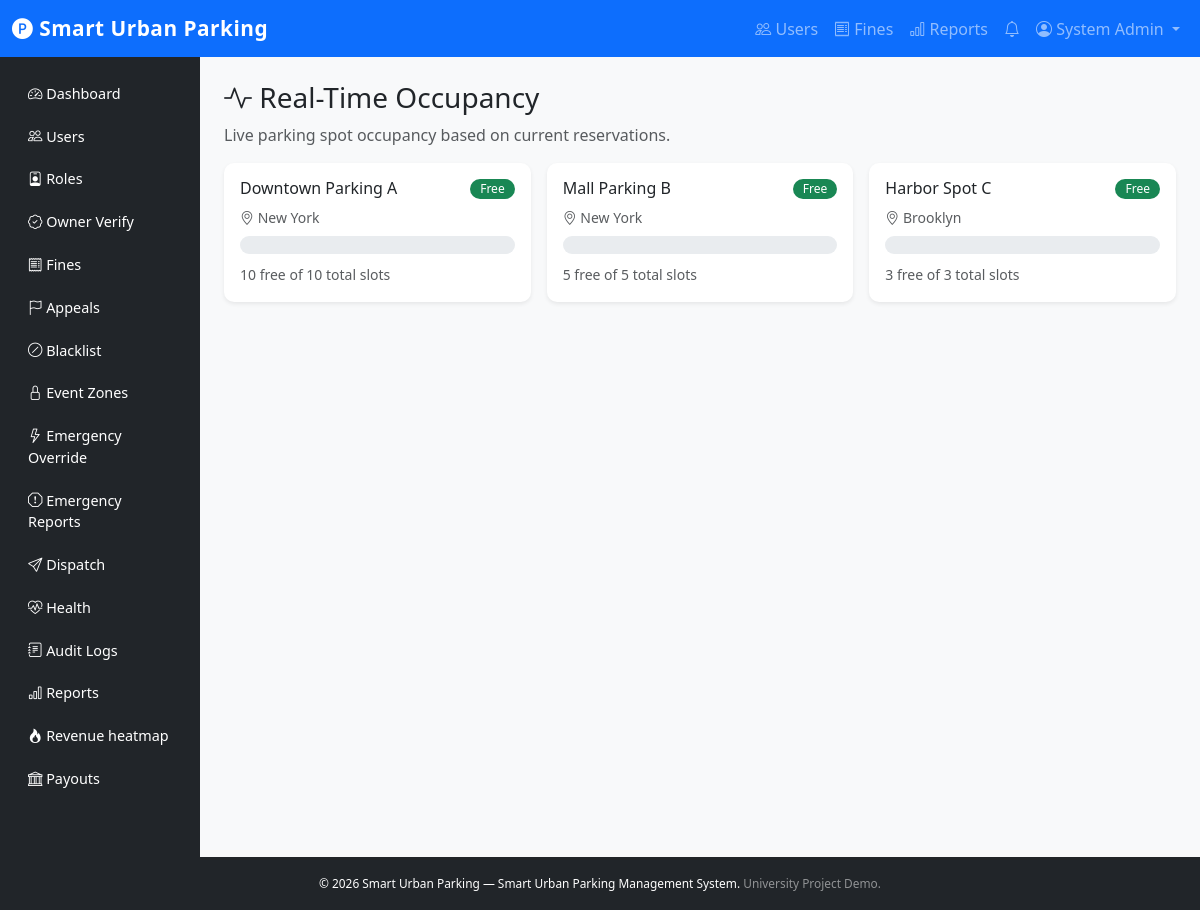
The page /src/public/index.php?page=occupancy (signed in) on the database its author committed.
### tables this page shows
CREATE TABLE parking_spots (
    id INT UNSIGNED AUTO_INCREMENT PRIMARY KEY,
    owner_id INT UNSIGNED NOT NULL,
    name VARCHAR(100) NOT NULL,
    address VARCHAR(255) NOT NULL,
    city VARCHAR(100) NOT NULL,
    latitude DECIMAL(10,7) DEFAULT NULL,
    longitude DECIMAL(10,7) DEFAULT NULL,
    type ENUM('public','private','reserved') NOT NULL DEFAULT 'public',
    price_per_hour DECIMAL(8,2) NOT NULL DEFAULT 0.00,
    total_slots INT UNSIGNED NOT NULL DEFAULT 1,
    available_slots INT UNSIGNED NOT NULL DEFAULT 1,
    ev_support TINYINT(1) NOT NULL DEFAULT 0,
    status ENUM('active','inactive','maintenance','locked','owner-use') NOT NULL DEFAULT 'active',
    description TEXT DEFAULT NULL,
    image VARCHAR(255) DEFAULT NULL,
    max_vehicle_height_m DECIMAL(5,2) DEFAULT NULL COMMENT 'Max vehicle height (meters) the spot accepts',
    max_vehicle_width_m DECIMAL(5,2) DEFAULT NULL COMMENT 'Max vehicle width (meters)',
    difficulty_rating TINYINT UNSIGNED NOT NULL DEFAULT 3 COMMENT '1=easy .. 5=tight access',
    created_at DATETIME NOT NULL DEFAULT CURRENT_TIMESTAMP,
    updated_at DATETIME NOT NULL DEFAULT CURRENT_TIMESTAMP ON UPDATE CURRENT_TIMESTAMP,
    FOREIGN KEY (owner_id) REFERENCES users(id) ON DELETE CASCADE
);

### src/core/View.php (called while the page is built, shortened)
<?php
class View
{
    private string $viewPath;
    public function __construct()
    {
        $this->viewPath = BASE_PATH . '/views';
    }
    public function render(string $template, array $data = []): void
    {
        extract($data, EXTR_SKIP);
        $file = $this->viewPath . '/' . $template . '.php';
        include $file;
    }
}

### src/core/Controller.php (called while the page is built, shortened)
<?php
require_once BASE_PATH . '/config/database.php';
require_once BASE_PATH . '/core/View.php';
class Controller
{
    protected View    $view;
    public function __construct()
    {
        $this->view    = new View();
    }
    protected function render(string $template, array $data = []): void
    {
        $this->view->render($template, $data);
    }
}

### src/controllers/AdminController.php (called while the page is built, shortened)
<?php
require_once BASE_PATH . '/core/Controller.php';
require_once BASE_PATH . '/core/ServiceFactory.php';
class AdminController extends Controller
{
    public function occupancyDashboard(): void
    {
        $occupancy   = ServiceFactory::make('occupancy');
        $liveData    = $occupancy->getLiveOccupancy();
        $this->render('reports/occupancy', ['live_data' => $liveData]);
    }
}

### src/core/Router.php (called while the page is built, shortened)
<?php
class Router
{
    private array $routes = [];
    public function add(string $page, string $controller, string $method): void
    {
        $this->routes[$page] = ['controller' => $controller, 'method' => $method];
    }
    public function dispatch(string $page): void
    {
        $route      = $this->routes[$page];
        $methodName = $route['method'];
        $controller = new $ctrlName();
        $controller->{$methodName}();
    }
}

### src/public/index.php (called while the page is built, shortened)
<?php
require_once BASE_PATH . '/config/database.php';
require_once BASE_PATH . '/core/ServiceFactory.php';
require_once BASE_PATH . '/core/Router.php';
$router = new Router();
$router->add('home', 'HomeController', 'landing');
$router->add('login',    'AuthController', 'login');
$router->add('register', 'AuthController', 'register');
$router->add('logout',   'AuthController', 'logout');
$router->add('profile',          'UserController', 'profile');
$router->add('edit-profile',     'UserController', 'editProfile');
$router->add('delete-profile',   'UserController', 'deleteProfile');
$router->add('language',         'UserController', 'language');
$router->add('change-password',  'UserController', 'changePassword');
$router->add('driver-dashboard',    'DriverController',      'dashboard');
$router->add('driver-emergency',    'DriverController',      'emergencyReport');
$router->add('browse-spots',        'ParkingSpotController', 'browse');
$router->add('nearby-spots',        'ParkingSpotController', 'nearby');
$router->add('book-spot',           'ReservationController', 'bookSpot');
$router->add('reservations',        'ReservationController', 'reservations');
$router->add('reservation-history', 'ReservationController', 'reservationHistory');
$router->add('cancel-reservation',  'ReservationController', 'cancelReservation');
$router->add('extend-reservation',  'ReservationController', 'extendReservation');
$router->add('check-in-out',        'ReservationController', 'checkInOut');
$router->add('navigate',            'ReservationController', 'navigate');
$router->add('vehicles',            'VehicleController',     'vehicles');
$router->add('add-vehicle',         'VehicleController',     'addVehicle');
$router->add('edit-vehicle',        'VehicleController',     'editVehicle');
$router->add('delete-vehicle',      'VehicleController',     'deleteVehicle');
$router->add('set-default-vehicle', 'VehicleController',     'setDefaultVehicle');
$router->add('fines',               'FineController',        'driverFines');
$router->add('pay-fine',            'FineController',        'payFine');
$router->add('appeal-fine',         'AppealController',      'appealFine');
$router->add('favorites',           'SystemController',      'favorites');
$router->add('toggle-favorite',     'SystemController',      'toggleFavorite');
$router->add('waitlist',            'WaitlistController',    'waitlist');
$router->add('join-waitlist',       'WaitlistController',    'joinWaitlist');
$router->add('leave-waitlist',      'WaitlistController',    'leaveWaitlist');
$router->add('driver-reviews',      'ReviewController',      'driverReviews');
$router->add('add-review',          'ReviewController',      'addReview');
$router->add('driver-messages',     'MessageController',     'driverMessages');
$router->add('send-message',        'MessageController',     'sendMessage');
$router->add('owner-dashboard',    'OwnerController',       'dashboard');
$router->add('owner-spots',        'ParkingSpotController', 'ownerSpots');
$router->add('add-spot',           'ParkingSpotController', 'addSpot');
$router->add('edit-spot',          'ParkingSpotController', 'editSpot');
$router->add('delete-spot',        'ParkingSpotController', 'deleteSpot');
$router->add('owner-earnings',     'OwnerController',       'earnings');
$router->add('owner-payouts',      'OwnerController',       'payouts');
$router->add('owner-verification', 'OwnerController',       'verification');
$router->add('owner-availability', 'OwnerController',       'availability');
$router->add('owner-pricing',      'OwnerController',       'pricing');
$router->add('owner-reviews',      'ReviewController',      'ownerReviews');
$router->add('tax-details',        'OwnerController',       'taxDetails');
$router->add('owner-messages',     'MessageController',     'ownerMessages');
$router->add('admin-dashboard',     'AdminController', 'dashboard');
$router->add('admin-users',         'AdminController', 'users');
$router->add('add-user',            'AdminController', 'addUser');
$router->add('delete-user',         'AdminController', 'deleteUser');
$router->add('update-user-status',  'AdminController', 'updateUserStatus');
$router->add('admin-roles',         'AdminController', 'roles');
$router->add('admin-blacklist',     'AdminController', 'blacklist');
$router->add('owners-verification', 'AdminController', 'ownersVerification');
$router->add('admin-fines',         'FineController',  'adminFines');
$router->add('issue-fine',          'FineController',  'issueFine');
$router->add('waive-fine',          'FineController',  'waiveFine');
$router->add('admin-appeals',       'AppealController','adminAppeals');
$router->add('review-appeal',       'AppealController','reviewAppeal');
$router->add('event-zones',         'AdminController', 'eventZones');
$router->add('emergency-override',  'AdminController', 'emergencyOverride');
$router->add('officer-dispatch',    'AdminController', 'officerDispatch');
$router->add('admin-emergency-reports', 'AdminController', 'emergencyReports');
$router->add('system-health',       'AdminController', 'systemHealth');
$router->add('audit-logs',          'AdminController', 'auditLogs');
$router->add('admin-reports',       'ReportController','adminReports');
$router->add('manage-payouts',      'AdminController', 'managePayouts');
$router->add('occupancy',           'AdminController', 'occupancyDashboard');
$router->add('generate-report', 'ReportController', 'generate');
$router->add('revenue',         'ReportController', 'revenue');
$router->add('heatmap',         'ReportController', 'heatmap');
$router->add('export-pdf',      'ReportController', 'exportPdf');
$router->add('occupancy-report','ReportController', 'occupancy');
$router->add('payment-history', 'PaymentController', 'paymentHistory');
$router->add('make-payment',    'PaymentController', 'makePayment');
$router->add('receipt',         'PaymentController', 'receipt');
$router->add('escrow',          'PaymentController', 'escrow');
$router->add('promo-code',      'PaymentController', 'promoCode');
$router->add('notifications',          'NotificationController', 'list');
$router->add('mark-notification-read', 'NotificationController', 'markRead');
$page = trim($_GET['page'] ?? '');
$router->dispatch($page);

### src/services/OccupancyService.php (called while the page is built, shortened)
<?php
class OccupancyService
{
    private PDO $db;
    public function __construct()
    {
        $this->db = Database::getInstance();
    }
    public function getLiveOccupancy(): array
    {
        $stmt = $this->db->query(
            "SELECT ps.id, ps.name, ps.city, ps.total_slots, ps.available_slots,
             ROUND(((ps.total_slots - ps.available_slots) / ps.total_slots) * 100, 1) as occupancy_pct
             FROM parking_spots ps
             WHERE ps.status = 'active'
             ORDER BY occupancy_pct DESC"
        );
        return $stmt->fetchAll();
    }
}

### src/config/database.php (called while the page is built, shortened)
<?php
if (!class_exists('Database')) {
    class Database
    {
        private static ?PDO $instance = null;
        public static function getInstance(): PDO
        {
            if (self::$instance === null) {
                $db  = new self();
                $dsn = "mysql:host={$db->host};dbname={$db->dbname};charset={$db->charset}";
                $options = [
                    PDO::ATTR_ERRMODE            => PDO::ERRMODE_EXCEPTION,
                    PDO::ATTR_DEFAULT_FETCH_MODE => PDO::FETCH_ASSOC,
                    PDO::ATTR_EMULATE_PREPARES   => false,
                ];
                try {
                    self::$instance = new PDO($dsn, $db->user, $db->pass, $options);
                } catch (PDOException $e) {
                    error_log('Database connection failed: ' . $e->getMessage());
                    die(
                        '<h2 style="color:red;font-family:Arial">Database connection failed.</h2>'
                        . '<p>Check your database credentials in <code>src/config/database.php</code>.</p>'
                    );
                }
            }
            return self::$instance;
        }
    }
}

### src/core/ServiceFactory.php (called while the page is built, shortened)
<?php
if (!class_exists('ServiceFactory')) {
    class ServiceFactory
    {
        private static array $registry = [
            'auth'         => ['AuthService',           'services/AuthService.php'],
            'booking'      => ['BookingService',        'services/BookingService.php'],
            'payment'      => ['PaymentGatewayService', 'services/PaymentGatewayService.php'],
            'escrow'       => ['EscrowService',         'services/EscrowService.php'],
            'fine'         => ['FineService',           'services/FineService.php'],
            'appeal'       => ['AppealService',         'services/AppealService.php'],
            'notification' => ['NotificationEngine',    'services/NotificationEngine.php'],
            'report'       => ['ReportService',         'services/ReportService.php'],
            'upload'       => ['UploadService',         'services/UploadService.php'],
            'navigation'   => ['NavigationService',     'services/NavigationService.php'],
            'audit'        => ['AuditTrailService',     'services/AuditTrailService.php'],
            'health'       => ['HealthMonitorService',  'services/HealthMonitorService.php'],
            'tax'          => ['TaxService',            'services/TaxService.php'],
            'pricing'      => ['PricingService',        'services/PricingService.php'],
            'role'         => ['RoleService',           'services/RoleService.php'],
            'currency'     => ['CurrencyService',       'services/pricing/CurrencyService.php'],
            'pdf'          => ['PdfReportService',      'services/PdfReportService.php'],
            'occupancy'    => ['OccupancyService',      'services/OccupancyService.php'],
        ];
        private static array $instances = [];
        public static function make(string $name): object
        {
            [$class, $relativePath] = self::$registry[$name];
            $fullPath = BASE_PATH . '/' . $relativePath;
            self::$instances[$name] = new $class();
            return self::$instances[$name];
        }
    }
}

### src/views/reports/occupancy.php (the view, shortened to what this page needs)
<?php require_once BASE_PATH . '/views/layouts/header.php'; ?>
<?php require_once BASE_PATH . '/views/layouts/navbar.php'; ?>
<div class="container-fluid">
    <div class="row">
        <?php require_once BASE_PATH . '/views/layouts/sidebar.php'; ?>
        <div class="col-md-10 p-4">
            <h3><i class="bi bi-activity"></i> Real-Time Occupancy</h3>
            <p class="text-muted">Live parking spot occupancy based on current reservations.</p>
            <div class="row g-3">
                <?php foreach ($live_data as $spot):
                    $pct   = (float)$spot['occupancy_pct'];
                    $color = $pct >= 80 ? 'danger' : ($pct >= 50 ? 'warning' : ($pct >= 25 ? 'info' : 'success'));
                    $label = $pct >= 80 ? 'Very Busy' : ($pct >= 50 ? 'Busy' : ($pct >= 25 ? 'Moderate' : 'Free'));
                ?>
                    <div class="col-md-4">
                        <div class="card shadow-sm h-100">
                            <div class="card-body">
                                <div class="d-flex justify-content-between align-items-start mb-2">
                                    <h6 class="mb-0"><?= htmlspecialchars($spot['name']) ?></h6>
                                    <span class="badge bg-<?= $color ?>"><?= $label ?></span>
                                </div>
                                <p class="text-muted small mb-2">
                                    <i class="bi bi-geo-alt"></i> <?= htmlspecialchars($spot['city']) ?>
                                </p>
                                <div class="progress mb-2" style="height:18px">
                                </div>
                                <small class="text-muted">
                                    <?= $spot['available_slots'] ?> free of <?= $spot['total_slots'] ?> total slots
                                </small>
                            </div>
                        </div>
                    </div>
                <?php endforeach; ?>
            </div>
        </div>
    </div>
</div>
<?php require_once BASE_PATH . '/views/layouts/footer.php'; ?>

### src/public/assets/css/style.css (style rules this page uses)
body { background-color: #f8f9fa; font-family: 'Segoe UI', Tahoma, Geneva, Verdana, sans-serif; }
.app-shell { min-height: 100vh; display: flex; flex-direction: column; }
.card { border-radius: 10px; border: none; box-shadow: 0 2px 8px rgba(0,0,0,0.08); }
.badge { font-size: 0.75rem; font-weight: 500; padding: 4px 10px; border-radius: 50px; }
.progress { border-radius: 50px; }

### rows shown on the page
parking_spots: name "Downtown Parking A", label "Free", city "New York", available_slots "10", total_slots "10"
parking_spots: name "Mall Parking B", label "Free", city "New York", available_slots "5", total_slots "5"
parking_spots: name "Harbor Spot C", label "Free", city "Brooklyn", available_slots "3", total_slots "3"

### other values the page prints
APP_NAME "Smart Urban Parking"
current_user()['name'] "System Admin"
